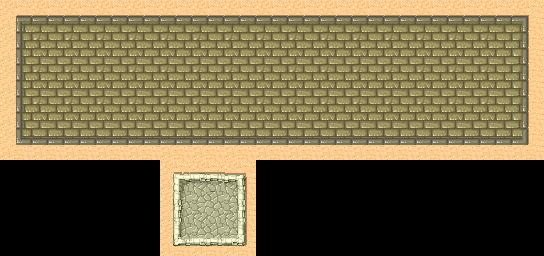

Below is a game level as drawn by its tile map, then a one-line description and the .tmx file that defines it, in full:
An orthogonal 17x8 tile map with 32x32 px tiles, 1 tile layer (Tile Layer 1).

<map version="1.2" tiledversion="1.3.2" orientation="orthogonal" renderorder="right-down" compressionlevel="-1" width="17" height="8" tilewidth="32" tileheight="32" infinite="0" nextlayerid="2" nextobjectid="1">
  <tileset firstgid="1" source="sprite_palette.tsx" />
  <layer id="1" name="Tile Layer 1" width="17" height="8">
    <data encoding="csv">1,2,2,2,2,2,2,2,2,2,2,2,2,2,2,2,3,
9,10,10,10,10,10,10,10,10,10,10,10,10,10,10,10,11,
9,10,10,10,10,10,10,10,10,10,10,10,10,10,10,10,11,
9,10,10,10,10,10,10,10,10,10,10,10,10,10,10,10,11,
17,18,18,18,18,18,18,18,18,18,18,18,18,18,18,18,19,
0,0,0,0,0,25,26,27,0,0,0,0,0,0,0,0,0,
0,0,0,0,0,33,34,35,0,0,0,0,0,0,0,0,0,
0,0,0,0,0,41,42,43,0,0,0,0,0,0,0,0,0
</data>
  </layer>
</map>
